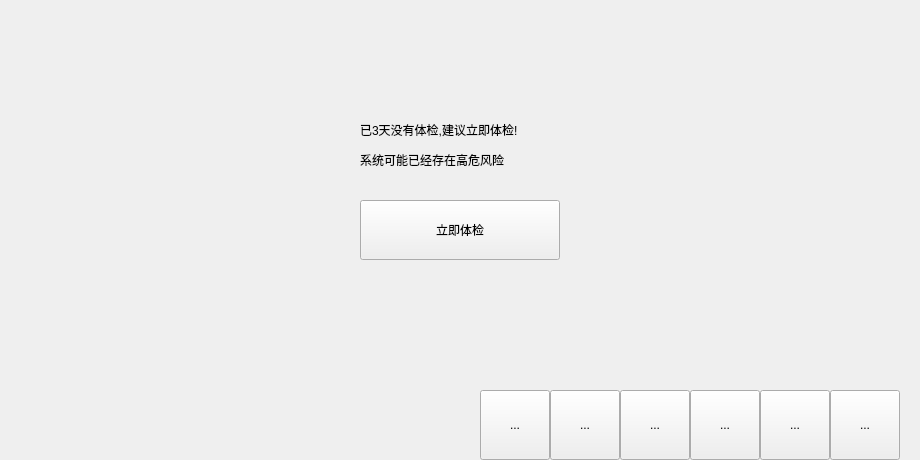
<?xml version="1.0" encoding="UTF-8"?>
<ui version="4.0">
 <class>HomeWidget</class>
 <widget class="QWidget" name="HomeWidget">
  <property name="geometry">
   <rect>
    <x>0</x>
    <y>0</y>
    <width>920</width>
    <height>460</height>
   </rect>
  </property>
  <property name="windowTitle">
   <string>Form</string>
  </property>
  <widget class="QWidget" name="home" native="true">
   <property name="geometry">
    <rect>
     <x>0</x>
     <y>0</y>
     <width>920</width>
     <height>460</height>
    </rect>
   </property>
   <widget class="QLabel" name="subtitle">
    <property name="geometry">
     <rect>
      <x>360</x>
      <y>150</y>
      <width>400</width>
      <height>20</height>
     </rect>
    </property>
    <property name="text">
     <string>系统可能已经存在高危风险</string>
    </property>
   </widget>
   <widget class="QPushButton" name="pushButton">
    <property name="geometry">
     <rect>
      <x>360</x>
      <y>200</y>
      <width>200</width>
      <height>60</height>
     </rect>
    </property>
    <property name="text">
     <string>立即体检</string>
    </property>
   </widget>
   <widget class="QToolButton" name="tbApp">
    <property name="geometry">
     <rect>
      <x>550</x>
      <y>390</y>
      <width>70</width>
      <height>70</height>
     </rect>
    </property>
    <property name="text">
     <string>...</string>
    </property>
   </widget>
   <widget class="QToolButton" name="tbService">
    <property name="geometry">
     <rect>
      <x>620</x>
      <y>390</y>
      <width>70</width>
      <height>70</height>
     </rect>
    </property>
    <property name="text">
     <string>...</string>
    </property>
   </widget>
   <widget class="WaveBallWidget" name="wallBallWidget" native="true">
    <property name="geometry">
     <rect>
      <x>110</x>
      <y>90</y>
      <width>190</width>
      <height>190</height>
     </rect>
    </property>
   </widget>
   <widget class="QLabel" name="title">
    <property name="geometry">
     <rect>
      <x>360</x>
      <y>110</y>
      <width>400</width>
      <height>40</height>
     </rect>
    </property>
    <property name="text">
     <string>已3天没有体检,建议立即体检!</string>
    </property>
   </widget>
   <widget class="QToolButton" name="tbHandler">
    <property name="geometry">
     <rect>
      <x>690</x>
      <y>390</y>
      <width>70</width>
      <height>70</height>
     </rect>
    </property>
    <property name="text">
     <string>...</string>
    </property>
   </widget>
   <widget class="QToolButton" name="tbFix">
    <property name="geometry">
     <rect>
      <x>760</x>
      <y>390</y>
      <width>70</width>
      <height>70</height>
     </rect>
    </property>
    <property name="text">
     <string>...</string>
    </property>
   </widget>
   <widget class="QToolButton" name="tbMore">
    <property name="geometry">
     <rect>
      <x>830</x>
      <y>390</y>
      <width>70</width>
      <height>70</height>
     </rect>
    </property>
    <property name="text">
     <string>...</string>
    </property>
   </widget>
   <widget class="StateWidget" name="fangHuZhongXin" native="true">
    <property name="geometry">
     <rect>
      <x>20</x>
      <y>390</y>
      <width>70</width>
      <height>70</height>
     </rect>
    </property>
   </widget>
   <widget class="StateWidget" name="wangGouXianPei" native="true">
    <property name="geometry">
     <rect>
      <x>90</x>
      <y>390</y>
      <width>70</width>
      <height>70</height>
     </rect>
    </property>
   </widget>
   <widget class="StateWidget" name="fanLeSuo" native="true">
    <property name="geometry">
     <rect>
      <x>160</x>
      <y>390</y>
      <width>70</width>
      <height>70</height>
     </rect>
    </property>
   </widget>
   <widget class="StateWidget" name="yanZheng" native="true">
    <property name="geometry">
     <rect>
      <x>230</x>
      <y>390</y>
      <width>70</width>
      <height>70</height>
     </rect>
    </property>
   </widget>
   <widget class="QToolButton" name="sadLiu">
    <property name="geometry">
     <rect>
      <x>480</x>
      <y>390</y>
      <width>70</width>
      <height>70</height>
     </rect>
    </property>
    <property name="text">
     <string>...</string>
    </property>
   </widget>
  </widget>
  <widget class="QWidget" name="background" native="true">
   <property name="geometry">
    <rect>
     <x>0</x>
     <y>0</y>
     <width>920</width>
     <height>460</height>
    </rect>
   </property>
  </widget>
  <zorder>background</zorder>
  <zorder>home</zorder>
 </widget>
 <customwidgets>
  <customwidget>
   <class>WaveBallWidget</class>
   <extends>QWidget</extends>
   <header location="global">customviews/waveballwidget.h</header>
   <container>1</container>
  </customwidget>
  <customwidget>
   <class>StateWidget</class>
   <extends>QWidget</extends>
   <header location="global">customviews/statewidget.h</header>
   <container>1</container>
  </customwidget>
 </customwidgets>
 <resources/>
 <connections/>
</ui>
